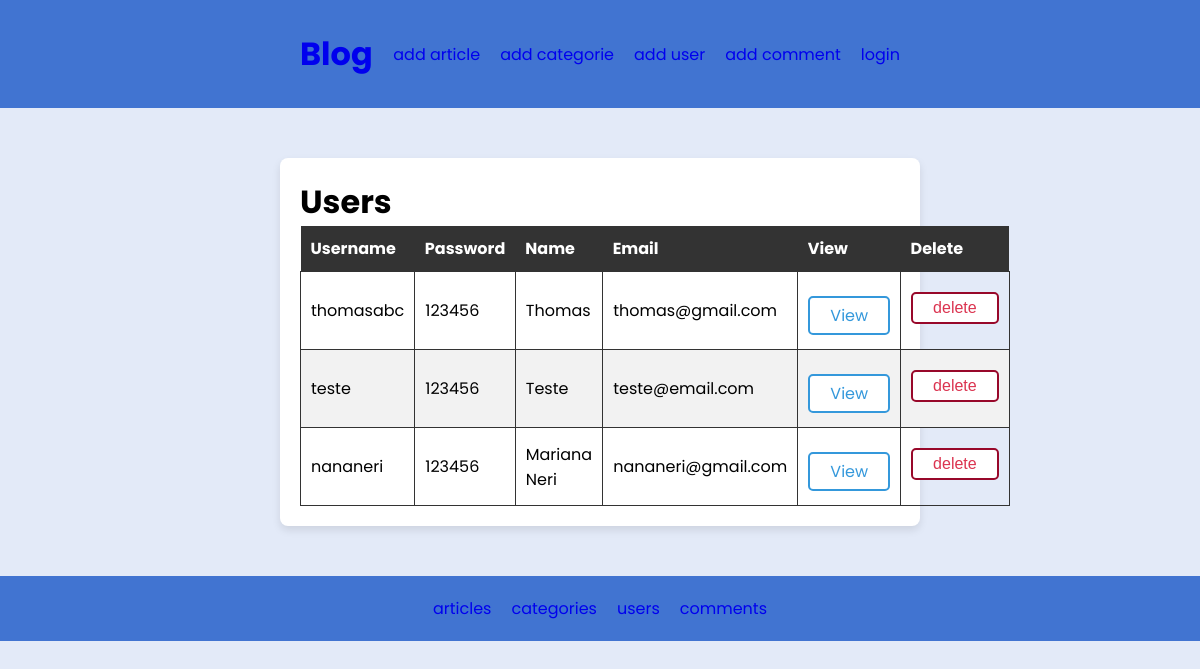
The page /user-index.php on the database its author committed.
### tables this page shows
CREATE TABLE `users` (
  `id` int(11) NOT NULL,
  `username` varchar(50) NOT NULL,
  `password` varchar(255) NOT NULL,
  `name` varchar(50) NOT NULL,
  `email` varchar(100) NOT NULL
);

### classes/CRUD.php (called while the page is built, shortened)
<?php
class CRUD extends PDO
{
    public function select($table, $field = 'id', $order = 'ASC')
    {
        $sql = "SELECT * FROM $table ORDER BY $field $order";
        $stmt = $this->query($sql);
        return $stmt->fetchAll();
    }
}

### user-index.php (the view, shortened to what this page needs)
<?php
require_once('classes/CRUD.php');
$crud = new CRUD;
$select = $crud->select('users', 'name', 'desc');
?>
<!DOCTYPE html>
<html lang="en">
<head>
    <link rel="stylesheet" href="css/style.css">
</head>
<body>
    <?php include 'includes/header.php'; ?>
    <main>
        <h1>Users</h1>
        <table>
            <thead>
                <tr>
                    <th>Username</th>
                    <th>Password</th>
                    <th>Name</th>
                    <th>Email</th>
                    <th>View</th>
                    <th>Delete</th>
                </tr>
            </thead>
            <tbody>
                <?php
                foreach ($select as $row) {
                ?>
                    <tr>
                        <td><?= $row['username']; ?></td>
                        <td><?= $row['password']; ?></td>
                        <td><?= $row['name']; ?></td>
                        <td><?= $row['email']; ?></td>
                        <td> <a href="user-show.php?id=<?= $row['id']; ?>" class="btn">View</a></td>
                        <td>
                            <form action="user-delete.php" method="post">
                                <input type="submit" class="btn red" value="delete">
                            </form>
                        </td>
                    </tr>
                <?php
                }
                ?>
            </tbody>
        </table>
    </main>
    <?php include 'includes/footer.php'; ?>
</body>
</html>

### css/style.css (style rules this page uses)
:root { --primary-color: rgb(65, 116, 209); }
* { margin: 0; padding: 0; }
a { text-decoration: none; }
body { font-family: "Poppins", sans-serif; margin: 0; padding: 0; background-color: rgba(65, 115, 209, 0.144); }
main { margin: 20px; background-color: #ffffff; padding: 20px; border-radius: 8px; box-shadow: 0 4px 8px rgba(0, 0, 0, 0.1); max-width: 50vw; margin: 50px auto; }
table { border-collapse: collapse; width: 100%; }
th { background-color: #333; color: #fff; text-align: left; padding: 10px; }
td { border: 1px solid #333; padding: 10px; }
tr:nth-child(even) { background-color: #f2f2f2; }
input, select { width: 100%; padding: 5px; margin-bottom: 15px; border: 1px solid #ccc; border-radius: 5px; }
.btn { margin-top: 10px; display: inline-block; padding: 5px 20px; font-size: 16px; text-align: center; text-decoration: none; cursor: pointer; border: 2px solid #3498db; color: #3498db; border-radius: 5px; background-color: #fff; transition: background-color 0.3s ease; }
.btn.red { border: 2px solid #98082a; color: #db3450; }

### rows shown on the page
users: username "thomasabc", password "123456", name "Thomas", email "thomas@gmail.com"
users: username "teste", password "123456", name "Teste", email "teste@email.com"
users: username "nananeri", password "123456", name "Mariana Neri", email "nananeri@gmail.com"
